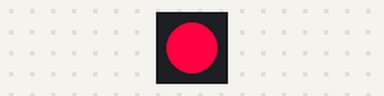
Bench run of a program on a simulated Raspberry Pi Pico running MicroPython. Shown: 1 RGB LEDs in strip order, left to right. What the program prints to the serial console is not drawn.

Above: at 0.3 s.
At 2.1 s:
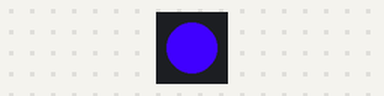
Timing chart, 0 to 3.0 s (numbered marks = the images above):
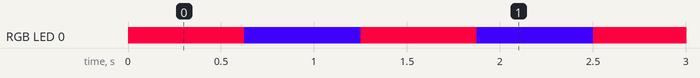

Measured:
- by itself, RGB LED 0: alternates RGB(255, 0, 64) for 0.63 s and RGB(64, 0, 255) for 0.63 s

The program:

blinkNeoPixel1.py
```python
import machine, neopixel
import time

Period = 1.25 #Период мигания светодиода

#Pins
NeoPixelPin = 16
NeoPixelLength = 1
#Colors

Red0 = 255
Green0 = 0
Blue0 = 64

Red1 = 64
Green1 = 0
Blue1 = 255

Color0 = (Red0, Green0, Blue0)
Color1 = (Red1, Green1, Blue1)

# Подпрограммы

def draw(color):
    if color == 0:
        #np[0] = (Red0, Green0, Blue0)
        np[0] = (Color0[0], Color0[1], Color0[2])
    else:
        #np[0] = (Red1, Green1, Blue1)
        np[0] = (Color1[0], Color1[1], Color1[2])
    np.write()

#Начальная установка
np = neopixel.NeoPixel(machine.Pin(NeoPixelPin), NeoPixelLength)

#np[0] = (Red0, Green0, Blue0)
#np.write()

#np[0] = (Red1, Green1, Blue1)
#np.write()

print("NeopixelZeroBlink1")

while 1:
    #np[0] = (Red0, Green0, Blue0)
    #np.write()
    draw(0)
    time.sleep(Period / 2)
    #np[0] = (Red1, Green1, Blue1)
    #np.write()
    draw(1)
    time.sleep(Period / 2)
```
